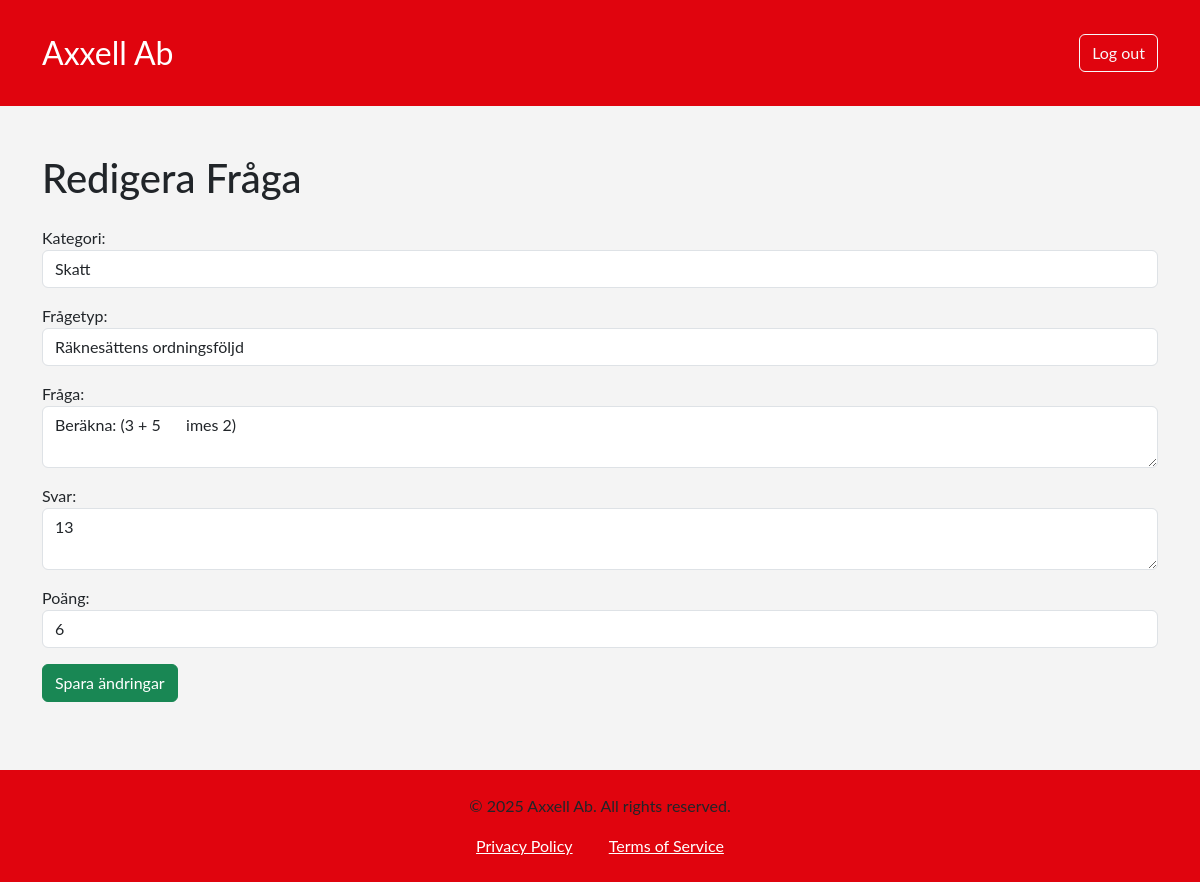
Screenshot of /edit-question.php?id=1 (signed in) with the database file from the repository.
### tables this page shows
CREATE TABLE `questions` (
  `qu_id` int(11) NOT NULL,
  `ca_id` int(11) NOT NULL,
  `qt_id` int(11) NOT NULL,
  `text` text NOT NULL,
  `answer` varchar(255) NOT NULL,
  `image_url` varchar(255) DEFAULT NULL,
  `total_points` int(11) DEFAULT 0,
  `created_at` datetime DEFAULT current_timestamp(),
  `is_active` tinyint(1) DEFAULT 1,
  `teacher_fk` int(11) DEFAULT NULL,
  `co_id` int(11) DEFAULT NULL,
  `difficulty` int(11) NOT NULL
);

CREATE TABLE `categories` (
  `ca_id` int(11) NOT NULL,
  `ca_name` varchar(255) NOT NULL,
  `ca_co_fk` int(11) NOT NULL
);

CREATE TABLE `questiontypes` (
  `qt_id` int(11) NOT NULL,
  `qt_name` varchar(255) NOT NULL,
  `qt_ca_fk` int(11) DEFAULT 0
);

### edit-question.php (the view, shortened to what this page needs)
<?php
require_once "include/header.php";
$questionId = isset($_GET['id']) ? (int)$_GET['id'] : null;
$stmt = $pdo->prepare("SELECT * FROM matteprovgenerator.questions WHERE qu_id = ?");
$stmt->execute([$questionId]);
$question = $stmt->fetch(PDO::FETCH_ASSOC);
$categories = $pdo->query("SELECT ca_id, ca_name FROM categories")->fetchAll();
$questionTypes = $pdo->query("SELECT qt_id, qt_name FROM questiontypes")->fetchAll();
?>
<div class="container py-5">
    <h1 class="mb-4">Redigera Fråga</h1>
    <form method="post">
        <div class="form-group mb-3">
            <label for="category">Kategori:</label>
            <select name="ca_id" id="category" class="form-control">
                <?php foreach ($categories as $category): ?>
                    <option value="<?= $category['ca_id']; ?>" <?= $category['ca_id'] == $question['ca_id'] ? 'selected' : '' ?>>
                        <?= htmlspecialchars($category['ca_name']); ?>
                    </option>
                <?php endforeach; ?>
            </select>
        </div>
        <div class="form-group mb-3">
            <label for="questiontype">Frågetyp:</label>
            <select name="qt_id" id="questiontype" class="form-control">
                <?php foreach ($questionTypes as $qt): ?>
                    <option value="<?= $qt['qt_id']; ?>" <?= $qt['qt_id'] == $question['qt_id'] ? 'selected' : '' ?>>
                        <?= htmlspecialchars($qt['qt_name']); ?>
                    </option>
                <?php endforeach; ?>
            </select>
        </div>
        <div class="form-group mb-3">
            <label for="question">Fråga:</label>
            <textarea name="question" id="question" class="form-control"><?= htmlspecialchars($question['text']); ?></textarea>
        </div>
        <div class="form-group mb-3">
            <label for="answer">Svar:</label>
            <textarea name="answer" id="answer" class="form-control"><?= htmlspecialchars($question['answer']); ?></textarea>
        </div>
        <div class="form-group mb-3">
            <label for="total_points">Poäng:</label>
            <input type="number" name="total_points" id="total_points" class="form-control" min="0" step="1" value="<?= htmlspecialchars($question['total_points']); ?>" required>
        </div>
        <button type="submit" class="btn btn-success">Spara ändringar</button>
    </form>
</div>
<?php require_once "include/footer.php"; ?>

### style.css (style rules this page uses)
body { margin: 0; padding: 0; font-family: 'Lato', sans-serif; background-color: #f4f4f4; }

### rows the page displays
questions: ca_id "Skatt", qt_id "Räknesättens ordningsföljd", question "Beräkna: (3 + 5 imes 2)", answer "13", total_points "6"
